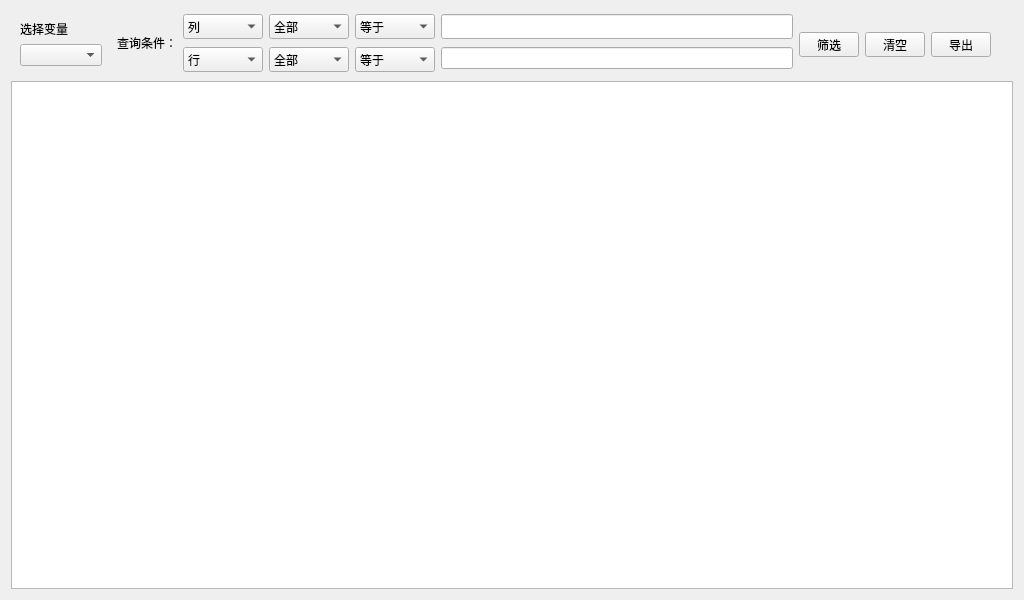
<?xml version="1.0" encoding="UTF-8"?>
<ui version="4.0">
 <class>Form</class>
 <widget class="QWidget" name="Form">
  <property name="geometry">
   <rect>
    <x>0</x>
    <y>0</y>
    <width>1024</width>
    <height>600</height>
   </rect>
  </property>
  <property name="minimumSize">
   <size>
    <width>1024</width>
    <height>600</height>
   </size>
  </property>
  <property name="windowTitle">
   <string>数据筛选</string>
  </property>
  <layout class="QVBoxLayout" name="verticalLayout_2">
   <item>
    <layout class="QHBoxLayout" name="horizontalLayout_4">
     <item>
      <widget class="QWidget" name="widget" native="true">
       <property name="minimumSize">
        <size>
         <width>100</width>
         <height>0</height>
        </size>
       </property>
       <layout class="QVBoxLayout" name="verticalLayout_3">
        <item>
         <widget class="QLabel" name="label_3">
          <property name="text">
           <string>选择变量</string>
          </property>
         </widget>
        </item>
        <item>
         <widget class="QComboBox" name="combo_var_name"/>
        </item>
       </layout>
      </widget>
     </item>
     <item>
      <widget class="QLabel" name="label">
       <property name="minimumSize">
        <size>
         <width>60</width>
         <height>25</height>
        </size>
       </property>
       <property name="maximumSize">
        <size>
         <width>50</width>
         <height>25</height>
        </size>
       </property>
       <property name="text">
        <string>查询条件：</string>
       </property>
      </widget>
     </item>
     <item>
      <layout class="QVBoxLayout" name="verticalLayout">
       <item>
        <layout class="QHBoxLayout" name="horizontalLayout">
         <item>
          <widget class="QComboBox" name="comboBox">
           <property name="enabled">
            <bool>true</bool>
           </property>
           <property name="minimumSize">
            <size>
             <width>80</width>
             <height>25</height>
            </size>
           </property>
           <property name="maximumSize">
            <size>
             <width>80</width>
             <height>22</height>
            </size>
           </property>
           <item>
            <property name="text">
             <string>列</string>
            </property>
           </item>
          </widget>
         </item>
         <item>
          <widget class="QComboBox" name="comboBox_3">
           <property name="enabled">
            <bool>true</bool>
           </property>
           <property name="minimumSize">
            <size>
             <width>80</width>
             <height>25</height>
            </size>
           </property>
           <property name="maximumSize">
            <size>
             <width>90</width>
             <height>22</height>
            </size>
           </property>
           <item>
            <property name="text">
             <string>全部</string>
            </property>
           </item>
          </widget>
         </item>
         <item>
          <widget class="QComboBox" name="comboBox_2">
           <property name="minimumSize">
            <size>
             <width>80</width>
             <height>25</height>
            </size>
           </property>
           <property name="maximumSize">
            <size>
             <width>60</width>
             <height>22</height>
            </size>
           </property>
           <item>
            <property name="text">
             <string>等于</string>
            </property>
           </item>
           <item>
            <property name="text">
             <string>不等于</string>
            </property>
           </item>
           <item>
            <property name="text">
             <string>大于</string>
            </property>
           </item>
           <item>
            <property name="text">
             <string>大于等于</string>
            </property>
           </item>
           <item>
            <property name="text">
             <string>小于</string>
            </property>
           </item>
           <item>
            <property name="text">
             <string>小于等于</string>
            </property>
           </item>
           <item>
            <property name="text">
             <string>模糊匹配</string>
            </property>
           </item>
           <item>
            <property name="text">
             <string>多重匹配</string>
            </property>
           </item>
          </widget>
         </item>
         <item>
          <widget class="QLineEdit" name="lineEdit">
           <property name="minimumSize">
            <size>
             <width>300</width>
             <height>25</height>
            </size>
           </property>
           <property name="maximumSize">
            <size>
             <width>16777215</width>
             <height>22</height>
            </size>
           </property>
          </widget>
         </item>
        </layout>
       </item>
       <item>
        <layout class="QHBoxLayout" name="horizontalLayout_2">
         <item>
          <widget class="QComboBox" name="comboBox_4">
           <property name="enabled">
            <bool>true</bool>
           </property>
           <property name="minimumSize">
            <size>
             <width>80</width>
             <height>25</height>
            </size>
           </property>
           <property name="maximumSize">
            <size>
             <width>80</width>
             <height>22</height>
            </size>
           </property>
           <item>
            <property name="text">
             <string>行</string>
            </property>
           </item>
          </widget>
         </item>
         <item>
          <widget class="QComboBox" name="comboBox_5">
           <property name="enabled">
            <bool>true</bool>
           </property>
           <property name="minimumSize">
            <size>
             <width>80</width>
             <height>25</height>
            </size>
           </property>
           <property name="maximumSize">
            <size>
             <width>90</width>
             <height>22</height>
            </size>
           </property>
           <item>
            <property name="text">
             <string>全部</string>
            </property>
           </item>
          </widget>
         </item>
         <item>
          <widget class="QComboBox" name="comboBox_6">
           <property name="minimumSize">
            <size>
             <width>80</width>
             <height>25</height>
            </size>
           </property>
           <property name="maximumSize">
            <size>
             <width>60</width>
             <height>22</height>
            </size>
           </property>
           <item>
            <property name="text">
             <string>等于</string>
            </property>
           </item>
           <item>
            <property name="text">
             <string>不等于</string>
            </property>
           </item>
           <item>
            <property name="text">
             <string>大于</string>
            </property>
           </item>
           <item>
            <property name="text">
             <string>大于等于</string>
            </property>
           </item>
           <item>
            <property name="text">
             <string>小于</string>
            </property>
           </item>
           <item>
            <property name="text">
             <string>小于等于</string>
            </property>
           </item>
           <item>
            <property name="text">
             <string>模糊匹配</string>
            </property>
           </item>
           <item>
            <property name="text">
             <string>多重匹配</string>
            </property>
           </item>
          </widget>
         </item>
         <item>
          <widget class="QLineEdit" name="lineEdit_2">
           <property name="minimumSize">
            <size>
             <width>300</width>
             <height>22</height>
            </size>
           </property>
           <property name="maximumSize">
            <size>
             <width>16777215</width>
             <height>22</height>
            </size>
           </property>
          </widget>
         </item>
        </layout>
       </item>
      </layout>
     </item>
     <item>
      <widget class="QPushButton" name="pushButton">
       <property name="minimumSize">
        <size>
         <width>60</width>
         <height>25</height>
        </size>
       </property>
       <property name="maximumSize">
        <size>
         <width>60</width>
         <height>22</height>
        </size>
       </property>
       <property name="text">
        <string>筛选</string>
       </property>
       <property name="icon">
        <iconset>
         <normaloff>:/pyqt/source/image/sc_formfiltered.png</normaloff>:/pyqt/source/image/sc_formfiltered.png</iconset>
       </property>
      </widget>
     </item>
     <item>
      <widget class="QPushButton" name="pushButton_2">
       <property name="minimumSize">
        <size>
         <width>60</width>
         <height>25</height>
        </size>
       </property>
       <property name="maximumSize">
        <size>
         <width>60</width>
         <height>22</height>
        </size>
       </property>
       <property name="text">
        <string>清空</string>
       </property>
       <property name="icon">
        <iconset>
         <normaloff>:/pyqt/source/image/lc_removefiltersort.png</normaloff>:/pyqt/source/image/lc_removefiltersort.png</iconset>
       </property>
      </widget>
     </item>
     <item>
      <widget class="QPushButton" name="pushButton_export">
       <property name="minimumSize">
        <size>
         <width>60</width>
         <height>25</height>
        </size>
       </property>
       <property name="maximumSize">
        <size>
         <width>60</width>
         <height>22</height>
        </size>
       </property>
       <property name="text">
        <string>导出</string>
       </property>
       <property name="icon">
        <iconset>
         <normaloff>:/pyqt/source/image/lc_exportto.png</normaloff>:/pyqt/source/image/lc_exportto.png</iconset>
       </property>
      </widget>
     </item>
     <item>
      <widget class="QLabel" name="label_2">
       <property name="minimumSize">
        <size>
         <width>16</width>
         <height>16</height>
        </size>
       </property>
       <property name="maximumSize">
        <size>
         <width>20</width>
         <height>20</height>
        </size>
       </property>
       <property name="toolTip">
        <string>需要使用多个条件查询时，请使用“多重匹配”</string>
       </property>
       <property name="styleSheet">
        <string notr="true">image: url(:/pyqt/source/image/NavOverFlow_Info.png);</string>
       </property>
       <property name="text">
        <string/>
       </property>
      </widget>
     </item>
    </layout>
   </item>
   <item>
    <widget class="QTableWidget" name="tableWidget_baseStats">
     <property name="minimumSize">
      <size>
       <width>500</width>
       <height>400</height>
      </size>
     </property>
    </widget>
   </item>
  </layout>
 </widget>
 <resources>
  <include location="../pyqtsource.qrc"/>
 </resources>
 <connections/>
</ui>
